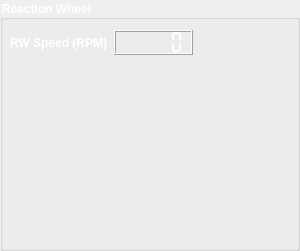
   <widget class="QGroupBox" name="groupBox_4">
    <property name="geometry">
     <rect>
      <x>690</x>
      <y>10</y>
      <width>300</width>
      <height>251</height>
     </rect>
    </property>
    <property name="font">
     <font>
      <weight>75</weight>
      <bold>true</bold>
     </font>
    </property>
    <property name="styleSheet">
     <string notr="true">color: rgb(255, 255, 255);</string>
    </property>
    <property name="title">
     <string>Reaction Wheel</string>
    </property>
    <widget class="QWidget" name="layoutWidget">
     <property name="geometry">
      <rect>
       <x>10</x>
       <y>30</y>
       <width>183</width>
       <height>25</height>
      </rect>
     </property>
     <layout class="QHBoxLayout" name="horizontalLayout_21">
      <item>
       <widget class="QLabel" name="label_20">
        <property name="font">
         <font>
          <weight>75</weight>
          <bold>true</bold>
         </font>
        </property>
        <property name="text">
         <string>RW Speed (RPM)</string>
        </property>
       </widget>
      </item>
      <item>
       <widget class="QLCDNumber" name="lcdRWSpeed">
        <property name="segmentStyle">
         <enum>QLCDNumber::Flat</enum>
        </property>
       </widget>
      </item>
     </layout>
    </widget>
    <widget class="QMeter" name="speedmeter" native="true">
     <property name="geometry">
      <rect>
       <x>20</x>
       <y>70</y>
       <width>241</width>
       <height>171</height>
      </rect>
     </property>
    </widget>
   </widget>
